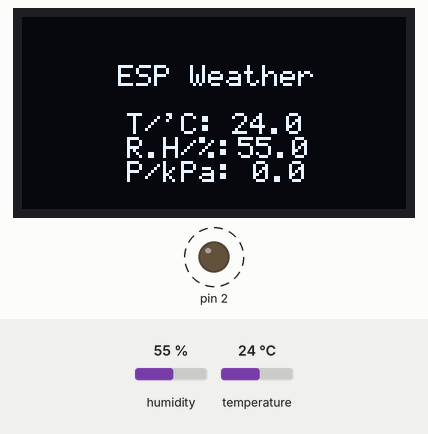
The sketch below on a simulated Arduino Uno, built with avr-gcc and run on an emulated ATmega328P. On the bench: 128×64 one-colour display, output pins drawn as LEDs (lit = HIGH). Wiring (inferred from the names in the program): SSD1306 OLED at I2C address 0x3C; SHT3x sensor at I2C address 0x45. Dashed ring = blinking. Inputs (shaded band) come from the test bench; at power-on: humidity 55 %, temperature 24 °C. What the sketch prints to the serial monitor is not drawn.

Above: at 3.7 s.
3.8 s: humidity set to 22 %
At 5.5 s:
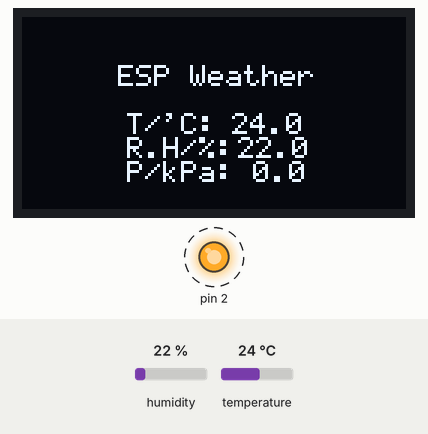
5.6 s: temperature set to 12 °C
At 6.7 s:
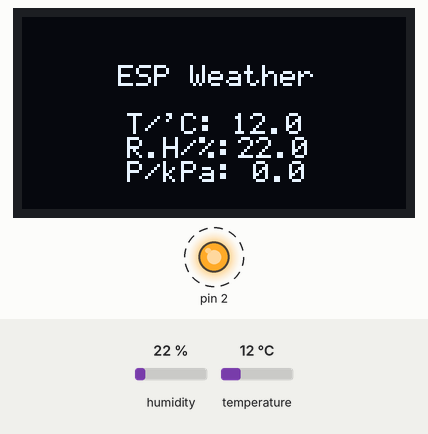
8.6 s: humidity set to 40 %
At 10.8 s:
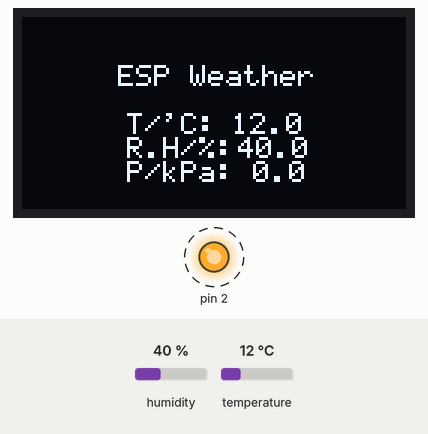
11.1 s: temperature set to 19 °C
Timing chart, 0 to 14.7 s (numbered marks = the images above; inputs shaded):
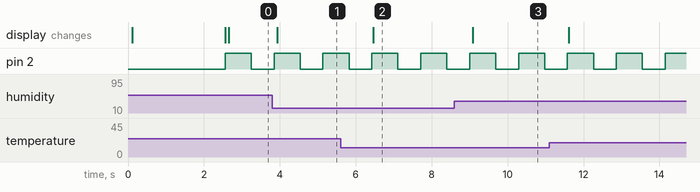

Measured:
- after the input at 3.8 s, the display: changes after 0.14 s (image 1)
- after the input at 5.6 s, the display: changes after 0.86 s (image 2)
- after the input at 8.6 s, the display: changes after 0.49 s (image 3)
- by itself, pin 2: alternates HIGH for 0.69 s and LOW for 0.60 s

The sketch:

Wemos_Weather_Monitor.ino
```cpp
#include <stdio.h>
#include "SHT3x.h"
#include "BMP180.h"
#include "SSD130x.h"


SHT3x hygrometer;
BMP180 barometer;
OLED display;


char buffer[40];

float t = 0;
float rh = 0;
float prs = 0;


void print_value(uint16_t x_pos, uint16_t y_pos, float value);


void setup(void)
{
  Serial.begin(115200);
  pinMode(2, OUTPUT);
  display.begin();
  barometer.begin();
  hygrometer.begin();
  display.clear_screen();
  display.Text(32, 2, "ESP Weather");
  display.Text(35, 4, "T/'C:");
  display.Text(35, 5, "R.H/%:");
  display.Text(35, 6, "P/kPa:");
}

void loop(void)
{
  digitalWrite(2, HIGH);

  prs = barometer.get_P();
  hygrometer.read_sensor(&t, &rh);
  Serial.print("RH/%: ");
  Serial.println(rh);
  Serial.print("T/'C: ");
  Serial.println(t);
  Serial.print("P/KpA: ");
  Serial.println(prs);
  print_value(70, 4, t);
  print_value(72, 5, rh);
  print_value(77, 6, prs);
  delay(600);
  digitalWrite(2, LOW);
  delay(600);
}


void print_value(uint16_t x_pos, uint16_t y_pos, float value)
{
  char buffer[40];
  char floatStr[20];

  dtostrf(value, 3, 1, floatStr);
  sprintf(buffer, "%s ", floatStr);
  display.Text(x_pos, y_pos, buffer);
}
```

SHT3x.cpp
```cpp
#include "SHT3x.h"


SHT3x::SHT3x()
{
}


void SHT3x::begin(void)
{
	init();
}


void SHT3x::read_status(uint8_t *buffer)
{
	uint8_t i = 0;

    write_command(SHT3x_READ_STATUS);

    Wire.requestFrom(SHT3x_I2C_Address, 3);

  	if(Wire.available() <= 3)
  	{
  		for(i = 0; i < 3; i++)
	    {
	      buffer[i] = Wire.read();
	    }
  	}
}


uint8_t SHT3x::read_sensor(float *t, float *rh)
{
	uint8_t data_buffer[6] = {0, 0, 0, 0, 0, 0};
    uint8_t i = 0;
    int32_t t_tmp = 0;
    int32_t h_tmp = 0;
    float t_value = 0.0;
    float h_value = 0.0;

    write_command(SHT3x_MEAS_HIGH_REP);
    delay(20);

    Wire.requestFrom(SHT3x_I2C_Address, 6);

    for(i = 0; i < 6; i++)
    {
        data_buffer[i] = Wire.read();
    }

    Wire.endTransmission();

  	if((data_buffer[2] != calculate_crc8(data_buffer)) || (data_buffer[5] != calculate_crc8((data_buffer + 0x03))))
    {
        return SHT3x_ERROR;
    }

    t_tmp = make_word(data_buffer[0], data_buffer[1]);
    t_tmp = (((4375 * t_tmp) >> 14) - 4500);
    t_value = (((float)t_tmp) / 100.0);
    *t = t_value;

    h_tmp = make_word(data_buffer[3], data_buffer[4]);
    h_tmp = ((625 * h_tmp) >> 12);
    h_value = (((float)h_tmp) / 100.0);

    *rh = h_value;

    return SHT3x_NO_ERROR;
}


void SHT3x::init(void)
{
	Wire.begin();
  	Wire.setClock(20000);
  	delay(100);

  	reset();
  	heater_state(SHT3x_heater_on);
  	delay(1000);
  	heater_state(SHT3x_heater_off);
}


void SHT3x::reset(void)
{
	write_command(SHT3x_SOFT_RESET);
	delay(20);
}


void SHT3x::heater_state(uint8_t state)
{
    switch(state)
    {
        case SHT3x_heater_on:
        {
            write_command(SHT3x_ENABLE_INTERNAL_HEATER);
            break;
        }

        default:
        {
            write_command(SHT3x_DISABLE_INTERNAL_HEATER);
            break;
        }
    };
}


void SHT3x::write_command(unsigned int value)
{
	uint8_t hb = 0;
	uint8_t lb = 0;

	lb = (value & 0x00FF);
    hb = ((value & 0xFF00) >> 8);

    Wire.beginTransmission(SHT3x_I2C_Address);
  	Wire.write(hb);
  	Wire.write(lb);
  	Wire.endTransmission();
}


uint8_t SHT3x::calculate_crc8(uint8_t *value)
{
    int8_t i = 0;
    int8_t j = 0;
    uint8_t crc_value = 0xFF;

    for(i = 0; i < 2; i++)
    {
        crc_value ^= value[i];

        for(j = 8; j > 0; --j)
        {
           if(crc_value & 0x80)
           {
               crc_value = ((crc_value << 1) ^ 0x131);
           }
           else
           {
               crc_value <<= 1;
           }
        };
    };

    return crc_value;
}


uint16_t SHT3x::make_word(uint8_t hb, uint8_t lb)
{
	uint16_t value = 0;

    value = hb;
    value <<= 8;
    value |= lb;

    return value;
}
```

SHT3x.h
```cpp
#pragma once


#include <Arduino.h>
#include <Wire.h>


#define SHT3x_I2C_Address                				0x45

#define SHT3x_MEAS_HIGH_REP_CLK_STRETCH         0x2C06
#define SHT3x_MEAS_MED_REP_CLK_STRETCH          0x2C0D
#define SHT3x_MEAS_LOW_REP_CLK_STRETCH          0x2C10
#define SHT3x_MEAS_HIGH_REP                     0x2400
#define SHT3x_MEAS_MED_REP                      0x240B
#define SHT3x_MEAS_LOW_REP                      0x2416
#define SHT3x_READ_STATUS                       0xF32D
#define SHT3x_CLEAR_STATUS                      0x3041
#define SHT3x_SOFT_RESET                        0x30A2
#define SHT3x_ENABLE_INTERNAL_HEATER            0x306D
#define SHT3x_DISABLE_INTERNAL_HEATER           0x3066

#define SHT3x_heater_on                         0x00
#define SHT3x_heater_off                        0x01

#define SHT3x_ERROR                             0x01
#define SHT3x_NO_ERROR                          0x00


class SHT3x
{
	public:
		SHT3x();
		void begin(void);
		void read_status(uint8_t *buffer);
		uint8_t read_sensor(float *t, float *rh);

	private:
		void init(void);
		void reset(void);
		void heater_state(uint8_t state);
		void write_command(unsigned int value);
		uint8_t calculate_crc8(uint8_t *value);
		uint16_t make_word(uint8_t hb, uint8_t lb);
};
```

SSD130x.cpp
```cpp
#include "SSD130x.h"
#include "font.h"


OLED::OLED()
{
}


void OLED::begin(void)
{
  Wire.begin();
  Wire.setClock(20000);
  delay(100);

  write_byte((SSD1306_Set_Display_ON_or_OFF_CMD | SSD1306_Display_OFF), SSD1306_CMD);
  write_byte(SSD1306_Set_Multiplex_Ratio_CMD, SSD1306_CMD);
  write_byte(0x3F, SSD1306_CMD);
  write_byte(SSD1306_Set_Display_Offset_CMD, SSD1306_CMD);
  write_byte(0x00, SSD1306_CMD);
  write_byte(SSD1306_Set_Display_Start_Line_CMD, SSD1306_CMD);
  write_byte((SSD1306_Set_Segment_Remap_CMD | SSD1306_Column_Address_0_Mapped_to_SEG127), SSD1306_CMD);
  write_byte((SSD1306_Set_COM_Output_Scan_Direction_CMD | SSD1306_Scan_from_COM63_to_0), SSD1306_CMD);
  write_byte(SSD1306_Set_Common_HW_Config_CMD, SSD1306_CMD);
  write_byte(0x12, SSD1306_CMD);
  write_byte(SSD1306_Set_Contrast_Control_CMD, SSD1306_CMD);
  write_byte(0x8F, SSD1306_CMD);
  write_byte(SSD1306_Set_Entire_Display_ON_CMD, SSD1306_CMD);
  write_byte(SSD1306_Set_Normal_or_Inverse_Display_CMD, SSD1306_CMD);
  write_byte(SSD1306_Set_Display_Clock_CMD, SSD1306_CMD);
  write_byte(0x80, SSD1306_CMD);
  write_byte(SSD1306_Set_Pre_charge_Period_CMD, SSD1306_CMD);
  write_byte(0x25, SSD1306_CMD);
  write_byte(SSD1306_Set_VCOMH_Level_CMD, SSD1306_CMD);
  write_byte(0x20, SSD1306_CMD);
  write_byte(SSD1306_Set_Memory_Addressing_Mode_CMD, SSD1306_CMD);
  write_byte(SSD1306_Horizontal_Addressing_Mode, SSD1306_CMD);
  write_byte(SSD1306_Set_Charge_Pump_CMD, SSD1306_CMD);
  write_byte(0x14, SSD1306_CMD);
  write_byte((SSD1306_Set_Display_ON_or_OFF_CMD | SSD1306_Display_ON), SSD1306_CMD);

  clear_buffer();
  clear_screen();
}


void OLED::swap(int16_t *a, int16_t *b)
{
  int16_t temp = *b;
  *b = *a;
  *a = temp;
}

void OLED::write_byte(uint8_t value, uint8_t control_byte)
{
  Wire.beginTransmission(SSD1306_I2C_Address);
  Wire.write(control_byte);
  Wire.write(value);
  Wire.endTransmission();
}


void OLED::gotoxy(uint8_t x_pos, uint8_t y_pos)
{
  write_byte((SSD1306_Set_Page_Start_Address_CMD + y_pos), SSD1306_CMD);
  write_byte(((x_pos & 0x0F) | SSD1306_Set_Lower_Column_Start_Address_CMD), SSD1306_CMD);
  write_byte((((x_pos & 0xF0) >> 0x04) | SSD1306_Set_Higher_Column_Start_Address_CMD), SSD1306_CMD);
}


void OLED::fill(uint8_t bmp_data)
{
  uint8_t page = 0;
  uint8_t x_pos = 0;

  for(page = 0; page < y_max; page++)
  {
    gotoxy(x_min, page);

    for(x_pos = x_min; x_pos < x_max; x_pos++)
    {
      write_byte(bmp_data, SSD1306_DAT);
    };
  };
}


void OLED::clear_screen(void)
{
  fill(0x00);
}


void OLED::clear_buffer(void)
{
  memset(buffer, 0x00, buffer_size);
}


void OLED::cursor(int16_t x_pos, int16_t y_pos)
{
  uint8_t s = 0;

  if(y_pos != 0)
  {
    if(x_pos == 1)
    {
      gotoxy(0, (y_pos + 0x02));
    }
    else
    {
      gotoxy((0x50 + ((x_pos - 2) * 6)), (y_pos + 2));
    }

    for(s = 0; s < 6; s++)
    {
      write_byte(0xFF, SSD1306_DAT);
    }
  }
}


void OLED::print_image(const uint8_t* bmp, uint8_t pixel)
{
  uint8_t x_pos = 0;
  uint8_t page = 0;
  uint8_t itmp[1];

  if(pixel != OFF)
  {
    pixel = 0xFF;
  }
  else
  {
    pixel = 0x00;
  }

  for(page = 0; page < y_max; page++)
  {
     gotoxy(x_min, page);

     for(x_pos = x_min; x_pos < x_max; x_pos++)
     {
        if (pixel == OFF)
        {
          itmp[0] = *bmp++;
        }
        else
        {
          itmp[0] = ~(*bmp++);
        }

        write_byte(itmp[0], SSD1306_DAT);
     }
  }
}


void OLED::chr(int16_t x_pos, int16_t y_pos, char ch)
{
  uint8_t s = 0;
  char chr = (ch - 0x20);

  if(chr >= 96)
  {
    chr = 0;
  }

  if(x_pos > (x_max - 0x06))
  {
    x_pos = 0x00;
    y_pos++;
  }
  gotoxy(x_pos, y_pos);

  for(s = 0; s < 5; s++)
  {
    write_byte((fonts[chr][s]), SSD1306_DAT);
  }
}


void OLED::Text(int16_t x_pos, int16_t y_pos, const char *ch)
{
  while(*ch != '\0')
  {
    chr(x_pos, y_pos, *ch++);
    x_pos += 0x06;
  }
}


void OLED::Bitmap(int16_t xb, int16_t yb, int16_t xe, int16_t ye, uint8_t *bmp_img)
{
	uint16_t s = 0;

  int16_t x_pos = 0;
  int16_t y_pos = 0;

  for(y_pos = yb; y_pos <= ye; y_pos++)
  {
    gotoxy(xb, y_pos);
    for(x_pos = xb; x_pos < xe; x_pos++)
    {
      write_byte(bmp_img[s], SSD1306_DAT);
      s++;
    }
  }
}


void OLED::Pixel(int16_t x_pos, int16_t y_pos, uint8_t colour)
{
  uint8_t page = (y_pos / 8);
  uint8_t bit_pos = (y_pos % 8);
  uint8_t value = buffer[((page * x_max) + x_pos)];

  if((colour & YES) != NO)
  {
    value |= (1 << bit_pos);
  }
  else
  {
    value &= (~(1 << bit_pos));
  }

  buffer[((page * x_max) + x_pos)] = value;
  gotoxy(x_pos, page);
  write_byte(value, SSD1306_DAT);
}


void OLED::Line(int16_t x1, int16_t y1, int16_t x2, int16_t y2, uint8_t colour)
{
  int16_t dx = 0;
  int16_t dy = 0;
  int16_t stepx = 0;
  int16_t stepy = 0;
  int16_t fraction = 0;

  dy = (y2 - y1);
  dx = (x2 - x1);

  if(dy < 0)
  {
    dy = -dy;
    stepy = -1;
  }
  else
  {
    stepy = 1;
  }

  if(dx < 0)
  {
    dx = -dx;
    stepx = -1;
  }
  else
  {
    stepx = 1;
  }

  dx <<= 1;
  dy <<= 1;

  Pixel(x1, y1, colour);

  if(dx > dy)
  {
    fraction = (dy - (dx >> 1));
    while (x1 != x2)
    {
      if(fraction >= 0)
      {
        y1 += stepy;
        fraction -= dx;
      }

      x1 += stepx;
      fraction += dy;

      Pixel(x1, y1, colour);
    }
  }
  else
  {
    fraction = (dx - (dy >> 1));
    while(y1 != y2)
    {
      if(fraction >= 0)
      {
        x1 += stepx;
        fraction -= dy;
      }

      y1 += stepy;
      fraction += dx;

      Pixel(x1, y1, colour);
    }
  }
}


void OLED::V_Line(int16_t x1, int16_t y1, int16_t y2, uint8_t colour)
{
  if(y1 > y2)
  {
    swap(&y1, &y2);
  }

  while(y2 > (y1 - 1))
  {
    Pixel(x1, y2, colour);
    y2--;
  }
}


void OLED::H_Line(int16_t x1, int16_t x2, int16_t y1, uint8_t colour)
{
  if(x1 > x2)
  {
    swap(&x1, &x2);
  }

  while(x2 > (x1 - 1))
  {
    Pixel(x2, y1, colour);
    x2--;
  }
}


void OLED::Rectangle(int16_t x1, int16_t y1, int16_t x2, int16_t y2, uint8_t fill, uint8_t colour, uint8_t type)
{
  uint8_t i = 0x00;
  uint8_t xmin = 0x00;
  uint8_t xmax = 0x00;
  uint8_t ymin = 0x00;
  uint8_t ymax = 0x00;

  if(fill != NO)
  {
   if(x1 < x2)
   {
     xmin = x1;
     xmax = x2;
   }
   else
   {
     xmin = x2;
     xmax = x1;
   }

   if(y1 < y2)
   {
     ymin = y1;
     ymax = y2;
   }
   else
   {
     ymin = y2;
     ymax = y1;
   }

   for(; xmin <= xmax; ++xmin)
   {
     for(i = ymin; i <= ymax; ++i)
     {
       Pixel(xmin, i, colour);
     }
   }
  }

  else
  {
    Line(x1, y1, x2, y1, colour);
    Line(x1, y2, x2, y2, colour);
    Line(x1, y1, x1, y2, colour);
    Line(x2, y1, x2, y2, colour);
  }

  if(type != SQUARE)
  {
    Pixel(x1, y1, ~colour);
    Pixel(x1, y2, ~colour);
    Pixel(x2, y1, ~colour);
    Pixel(x2, y2, ~colour);
  }
}


void OLED::Arc(int16_t xc, int16_t yc, int16_t radius, uint8_t fill, uint8_t circle_type, uint8_t colour)
{
  int16_t a = 0;
  int16_t b = 0;
  int16_t p = 0;

  b = radius;
  p = (1 - b);

  do
  {
    if(fill)
    {
      if((circle_type == Upper) || (circle_type == Full_Circle))
      {
        Line((xc - a), (yc - b), (xc + a), (yc - b), colour);
        Line((xc - b), (yc - a), (xc + b), (yc - a), colour);
      }
      if((circle_type == Lower) || (circle_type == Full_Circle))
      {
        Line((xc - a), (yc + b), (xc + a), (yc + b), colour);
        Line((xc - b), (yc + a), (xc + b), (yc + a), colour);
      }
    }
    else
    {
      if((circle_type == Upper) || (circle_type == Full_Circle))
      {
        Pixel((xc + b), (yc - a), colour);
        Pixel((xc + a), (yc - b), colour);
        Pixel((xc - a), (yc - b), colour);
        Pixel((xc - b), (yc - a), colour);
      }
      if((circle_type == Lower) || (circle_type == Full_Circle))
      {
        Pixel((xc + a), (yc + b), colour);
        Pixel((xc + b), (yc + a), colour);
        Pixel((xc - a), (yc + b), colour);
        Pixel((xc - b), (yc + a), colour);
      }
    }

    if(p < 0)
    {
      p += (3 + (2 * a++));
    }
    else
    {
      p += (5 + (2 * ((a++) - (b--))));
    }
  }while(a <= b);
}


void OLED::Circle(int16_t xc, int16_t yc, int16_t radius, uint8_t fill, uint8_t colour)
{
  Arc(xc, yc, radius, fill, Full_Circle, colour);
}


void OLED::Point(int16_t xc, int16_t yc, int16_t size, uint8_t colour)
{
  Circle(xc, yc, size, YES, colour);
}


void OLED::Gauge(int16_t xc, int16_t yc, int16_t radius, uint8_t fill, uint8_t U_L, uint8_t colour)
{
  Arc(xc, yc, radius, fill, U_L, colour);
}


void OLED::Triangle(int16_t x1, int16_t y1, int16_t x2, int16_t y2, int16_t x3, int16_t y3, uint8_t fill, uint8_t colour)
{
  int16_t a = 0;
  int16_t b = 0;
  int16_t sa = 0;
  int16_t sb = 0;
  int16_t yp = 0;
  int16_t last = 0;
  int16_t dx12 = 0;
  int16_t dx23 = 0;
  int16_t dx13 = 0;
  int16_t dy12 = 0;
  int16_t dy23 = 0;
  int16_t dy13 = 0;

  switch(fill)
  {
    case YES:
    {
      if(y1 > y2)
      {
        swap(&x1, &x2);
        swap(&y1, &y2);
      }

      if(y2 > y3)
      {
        swap(&x2, &x3);
        swap(&y2, &y3);
      }

      if(y1 > y2)
      {
        swap(&x1, &x2);
        swap(&y1, &y2);
      }

      if(y1 == y3)
      {
          a = b = x1;

          if(x2 < a)
          {
            a = x2;
          }
          else if(x2 > b)
          {
            b = x2;
          }
          if(x2 < a)
          {
            a = x3;
          }
          else if(x3 > b)
          {
            b = x3;
          }

          H_Line(a, (a + (b - (a + 1))), y1, colour);
          return;
      }

      dx12 = (x2 - x1);
      dy12 = (y2 - y1);
      dx13 = (x3 - x1);
      dy13 = (y3 - y1);
      dx23 = (x3 - x2);
      dy23 = (y3 - y2);
      sa = 0;
      sb = 0;

      if(y2 == y3)
      {
        last = y2;
      }
      else
      {
        last = (y2 - 1);
      }

      for(yp = y1; yp <= last; yp++)
      {
        a = (x1 + (sa / dy12));
        b = (x1 + (sb / dy13));
        sa += dx12;
        sb += dx13;

        if(a > b)
        {
          swap(&a, &b);
        }

        H_Line(a, (a + (b - (a + 1))), yp, colour);
      }

      sa = (dx23 * (yp - y2));
      sb = (dx13 * (yp - y1));
      for(; yp <= y3; yp++)
      {
        a = (x2 + (sa / dy23));
        b = (x1 + (sb / dy13));
        sa += dx23;
        sb += dx13;

        if(a > b)
        {
          swap(&a, &b);
        }

        H_Line(a, (a + (b - (a + 1))), yp, colour);
      }

      break;
    }
    default:
    {
      Line(x1, y1, x2, y2, colour);
      Line(x2, y2, x3, y3, colour);
      Line(x3, y3, x1, y1, colour);
      break;
    }
  }
}
```

Source omitted: SSD130x.h (5053 bytes), font.h (data table, 3918 bytes)
